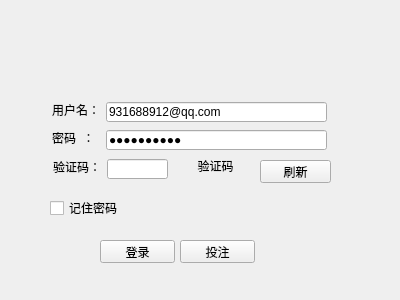
<?xml version="1.0" encoding="UTF-8"?>
<ui version="4.0">
 <class>FormLogin</class>
 <widget class="QWidget" name="FormLogin">
  <property name="geometry">
   <rect>
    <x>0</x>
    <y>0</y>
    <width>400</width>
    <height>300</height>
   </rect>
  </property>
  <property name="windowTitle">
   <string>Form</string>
  </property>
  <widget class="QLineEdit" name="lineEdit_user">
   <property name="geometry">
    <rect>
     <x>106</x>
     <y>102</y>
     <width>221</width>
     <height>20</height>
    </rect>
   </property>
   <property name="text">
    <string>931688912@qq.com</string>
   </property>
  </widget>
  <widget class="QLineEdit" name="lineEdit_pwd">
   <property name="geometry">
    <rect>
     <x>106</x>
     <y>130</y>
     <width>221</width>
     <height>20</height>
    </rect>
   </property>
   <property name="contextMenuPolicy">
    <enum>Qt::DefaultContextMenu</enum>
   </property>
   <property name="text">
    <string>zyy2130097</string>
   </property>
   <property name="echoMode">
    <enum>QLineEdit::Password</enum>
   </property>
  </widget>
  <widget class="QLineEdit" name="lineEdit_vrf">
   <property name="geometry">
    <rect>
     <x>107</x>
     <y>159</y>
     <width>61</width>
     <height>20</height>
    </rect>
   </property>
   <property name="text">
    <string/>
   </property>
  </widget>
  <widget class="QLabel" name="label">
   <property name="geometry">
    <rect>
     <x>52</x>
     <y>102</y>
     <width>48</width>
     <height>16</height>
    </rect>
   </property>
   <property name="text">
    <string>用户名：</string>
   </property>
  </widget>
  <widget class="QLabel" name="label_2">
   <property name="geometry">
    <rect>
     <x>52</x>
     <y>130</y>
     <width>48</width>
     <height>16</height>
    </rect>
   </property>
   <property name="text">
    <string>密码  ：</string>
   </property>
  </widget>
  <widget class="QLabel" name="label_3">
   <property name="geometry">
    <rect>
     <x>53</x>
     <y>159</y>
     <width>48</width>
     <height>16</height>
    </rect>
   </property>
   <property name="text">
    <string>验证码：</string>
   </property>
  </widget>
  <widget class="QLabel" name="label_vrf">
   <property name="geometry">
    <rect>
     <x>170</x>
     <y>150</y>
     <width>91</width>
     <height>31</height>
    </rect>
   </property>
   <property name="text">
    <string>验证码</string>
   </property>
   <property name="scaledContents">
    <bool>false</bool>
   </property>
   <property name="alignment">
    <set>Qt::AlignCenter</set>
   </property>
  </widget>
  <widget class="QCheckBox" name="checkBox">
   <property name="geometry">
    <rect>
     <x>50</x>
     <y>200</y>
     <width>71</width>
     <height>16</height>
    </rect>
   </property>
   <property name="text">
    <string>记住密码</string>
   </property>
  </widget>
  <widget class="QPushButton" name="pushButton_login">
   <property name="geometry">
    <rect>
     <x>100</x>
     <y>240</y>
     <width>75</width>
     <height>23</height>
    </rect>
   </property>
   <property name="text">
    <string>登录</string>
   </property>
   <property name="shortcut">
    <string>Enter</string>
   </property>
  </widget>
  <widget class="QPushButton" name="pushButton_bet">
   <property name="geometry">
    <rect>
     <x>180</x>
     <y>240</y>
     <width>75</width>
     <height>23</height>
    </rect>
   </property>
   <property name="text">
    <string>投注</string>
   </property>
  </widget>
  <widget class="QPushButton" name="pushButton_reflash">
   <property name="geometry">
    <rect>
     <x>260</x>
     <y>160</y>
     <width>71</width>
     <height>23</height>
    </rect>
   </property>
   <property name="text">
    <string>刷新</string>
   </property>
  </widget>
 </widget>
 <resources/>
 <connections/>
</ui>
